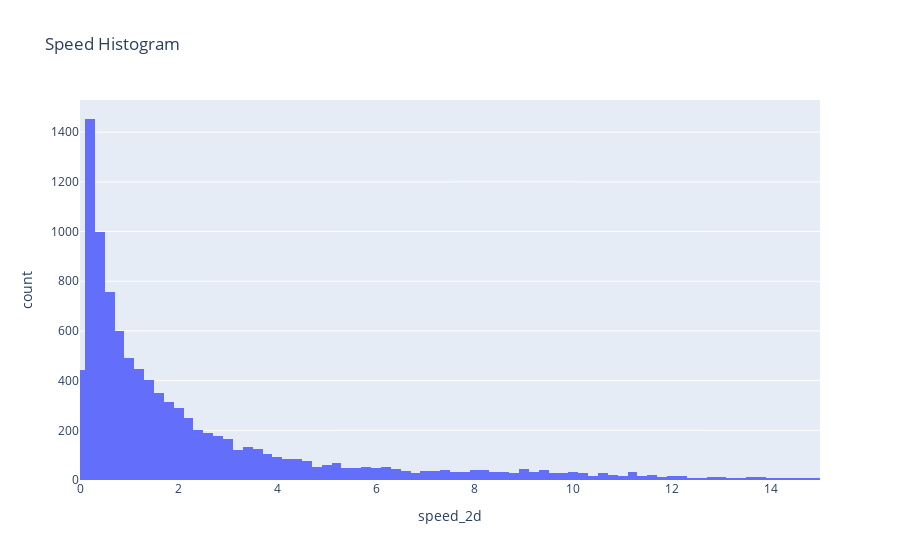

Write notebook code for a chart like this one.
### Code cell
# speed_2x histogram
fig = px.histogram(birds, x='speed_2d', range_x=[0,15], title='Speed Histogram')
fig.show()
# reasonable distribution; no outliers

### Figure 1 — Plotly figure (JSON) as saved in the notebook; plotly's stock layout.template omitted (floating-point values rounded to 4 significant figures; data arrays with more than 128 entries replaced by an {"elided": "..."} marker saying what was removed)
{"data": [{"alignmentgroup": "True", "bingroup": "x", "hovertemplate": "speed_2d=%{x}<br>count=%{y}<extra></extra>", "legendgroup": "", "marker": {"color": "#636efa", "pattern": {"shape": ""}}, "name": "", "offsetgroup": "", "orientation": "v", "showlegend": false, "type": "histogram", "x": {"elided": "9930 float values"}, "xaxis": "x", "yaxis": "y"}], "layout": {"barmode": "relative", "legend": {"tracegroupgap": 0}, "title": {"text": "Speed Histogram"}, "xaxis": {"anchor": "y", "domain": [0, 1], "range": [0, 15], "title": {"text": "speed_2d"}}, "yaxis": {"anchor": "x", "domain": [0, 1], "title": {"text": "count"}}}}
